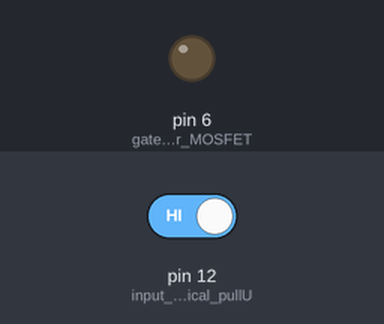
A sketch run on a simulated Arduino Uno, built with avr-gcc and run on an emulated ATmega328P. Parts: output pins drawn as LEDs (lit = HIGH). The inputs (shaded band) are chosen by the test bench; at power-on: pin 12 (input_with_physical_pullU) HIGH.

Above: at 1.2 s.
1.3 s: pin 12 (input_with_physical_pullU) driven LOW
At 2.5 s:
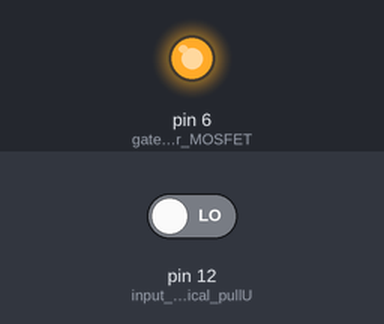
2.8 s: pin 12 (input_with_physical_pullU) driven HIGH
At 3.7 s:
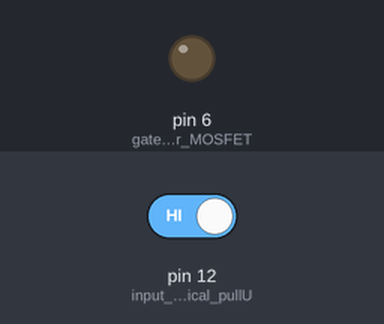
Timing chart, 0 to 5.8 s (numbered marks = the images above; inputs shaded):
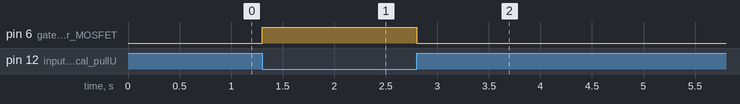

Measured:
- after the input at 1.3 s, pin 6 (gate_control_for_MOSFET): LOW → HIGH at once
- after the input at 2.8 s, pin 6 (gate_control_for_MOSFET): HIGH → LOW at once

The sketch:

basicMotorSwitch.ino
```cpp
void setup(void){

  pinMode(6, OUTPUT); // gate control for MOSFET
  pinMode(12,INPUT); // input with physical pullUp and button

}

void loop(void){

  if(digitalRead(12) == LOW){

    digitalWrite(6, HIGH);

  } else {

    digitalWrite(6, LOW);

  }

}
```
